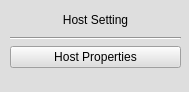
<?xml version="1.0" encoding="UTF-8"?>
<ui version="4.0">
 <class>HostDialog</class>
 <widget class="QWidget" name="HostDialog">
  <property name="geometry">
   <rect>
    <x>0</x>
    <y>0</y>
    <width>189</width>
    <height>92</height>
   </rect>
  </property>
  <property name="windowTitle">
   <string>Form</string>
  </property>
  <property name="styleSheet">
   <string notr="true">background-color: rgb(222, 222, 222);</string>
  </property>
  <widget class="QWidget" name="verticalLayoutWidget">
   <property name="geometry">
    <rect>
     <x>10</x>
     <y>9</y>
     <width>171</width>
     <height>59</height>
    </rect>
   </property>
   <layout class="QVBoxLayout" name="verticalLayout">
    <item>
     <widget class="QLabel" name="label">
      <property name="sizePolicy">
       <sizepolicy hsizetype="Minimum" vsizetype="Minimum">
        <horstretch>0</horstretch>
        <verstretch>0</verstretch>
       </sizepolicy>
      </property>
      <property name="text">
       <string>Host Setting</string>
      </property>
      <property name="alignment">
       <set>Qt::AlignCenter</set>
      </property>
     </widget>
    </item>
    <item>
     <widget class="Line" name="line">
      <property name="orientation">
       <enum>Qt::Horizontal</enum>
      </property>
     </widget>
    </item>
    <item>
     <widget class="QPushButton" name="Host_PropertiesButton">
      <property name="text">
       <string>Host Properties</string>
      </property>
     </widget>
    </item>
   </layout>
  </widget>
 </widget>
 <resources/>
 <connections/>
</ui>
